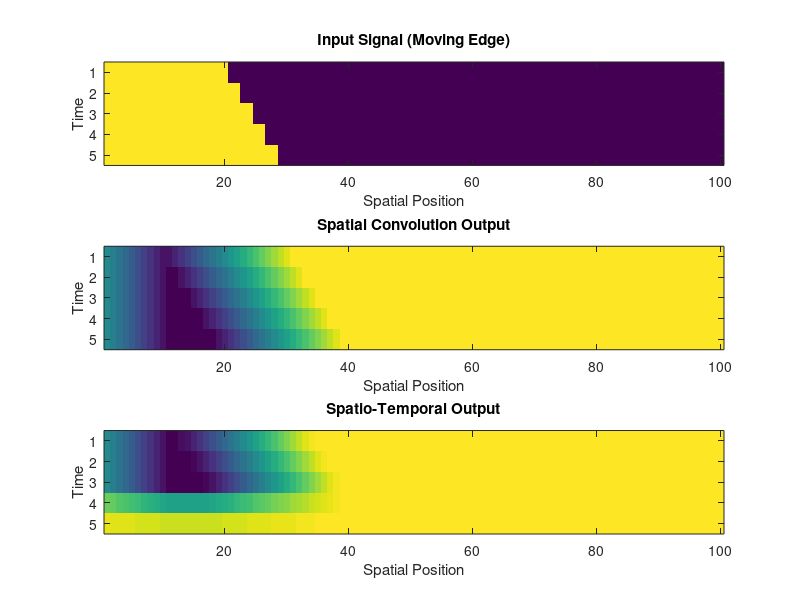
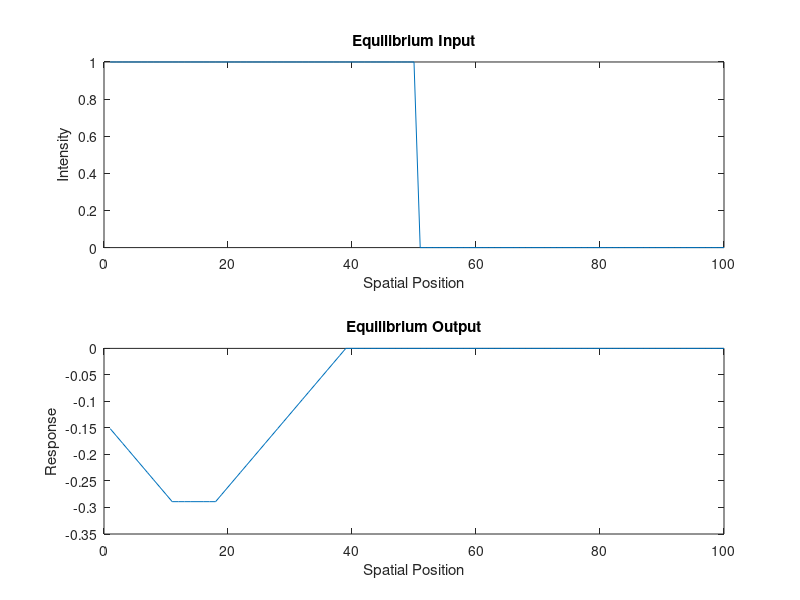

Recreate these plots in MATLAB, in order. (Note: this script raises an error after producing the figures.)
% 1D Spatio-Temporal Edge Detection using On-Center/Off-Surround Kernels

% Clear workspace and close figures to ensure a clean slate.
clear;
close all;

% Parameters
spatial_width = 21; % Spatial extent
temporal_length = 5; % Temporal extent
spatial_sigma_center = 2; % Center Gaussian sigma (spatial)
spatial_sigma_surround = 5; % Surround Gaussian sigma (spatial)
temporal_sigma = 1; % Temporal Gaussian sigma

% Create Spatial Kernels (On-Center/Off-Surround)
spatial_center = exp(-(linspace(-(spatial_width-1)/2, (spatial_width-1)/2, spatial_width).^2) / (2 * spatial_sigma_center^2));
spatial_surround = exp(-(linspace(-(spatial_width-1)/2, (spatial_width-1)/2, spatial_width).^2) / (2 * spatial_sigma_surround^2));
spatial_kernel = spatial_center - (spatial_surround * (spatial_sigma_center/spatial_sigma_surround)); % Difference of Gaussians

% Normalize the spatial kernel to sum to zero (approx.)
spatial_kernel = spatial_kernel / sum(abs(spatial_kernel));

% Create Temporal Kernel (Gaussian)
temporal_kernel = exp(-(linspace(0, temporal_length-1, temporal_length).^2) / (2 * temporal_sigma^2));
temporal_kernel = temporal_kernel / sum(temporal_kernel); % Normalize

% Create 1D Spatio-Temporal Kernel (Separable)
spatiotemporal_kernel = zeros(spatial_width, temporal_length);
for t = 1:temporal_length
    spatiotemporal_kernel(:, t) = spatial_kernel * temporal_kernel(t);
end

% Create Input Signal (Moving Edge)
input_signal = zeros(100, temporal_length);
edge_start = 20;
edge_speed = 2;

for t = 1:temporal_length
    edge_location = edge_start + (t - 1) * edge_speed;
    input_signal(1:edge_location, t) = 1;
end

% Convolution (Spatio-Temporal)
output_signal = zeros(size(input_signal)); % Preallocate

for t = 1:temporal_length
    input_padded = [zeros((spatial_width-1)/2, 1); input_signal(:, t); zeros((spatial_width-1)/2, 1)];

    for x = 1:size(input_signal, 1)
        convolution_result = sum(input_padded(x:x+spatial_width-1) .* spatial_kernel);
        output_signal(x, t) = convolution_result(1); % Force scalar assignment
    end
end

% Temporal Filtering
final_output = zeros(size(input_signal));

for x = 1:size(input_signal, 1)
    temp_output = conv(output_signal(x, :), temporal_kernel, 'same');
    final_output(x,:) = temp_output;
end

% Plotting
figure;
subplot(3, 1, 1);
imagesc(input_signal');
title('Input Signal (Moving Edge)');
xlabel('Spatial Position');
ylabel('Time');

subplot(3, 1, 2);
imagesc(output_signal');
title('Spatial Convolution Output');
xlabel('Spatial Position');
ylabel('Time');

subplot(3, 1, 3);
imagesc(final_output');
title('Spatio-Temporal Output');
xlabel('Spatial Position');
ylabel('Time');

% Equilibrium State Graph (Steady State)
equilibrium_input = zeros(100,1);
equilibrium_input(1:50) = 1;

equilibrium_output = zeros(size(equilibrium_input));
equilibrium_input_padded = [zeros((spatial_width-1)/2, 1); equilibrium_input; zeros((spatial_width-1)/2, 1)];

for x = 1:size(equilibrium_input, 1)
    convolution_result = sum(input_padded(x:x+spatial_width-1) .* spatial_kernel);
    equilibrium_output(x) = convolution_result(1); % Force scalar assignment
end

figure;
subplot(2,1,1);
plot(equilibrium_input);
title('Equilibrium Input');
xlabel('Spatial Position');
ylabel('Intensity');
subplot(2,1,2);
plot(equilibrium_output);
title('Equilibrium Output');
xlabel('Spatial Position');
ylabel('Response');



%%



% 1D Spatio-Temporal Edge Detection with Line/Surface Inputs

% Clear workspace and close figures.
clear;
close all;

% Parameters (Adjustable)
spatial_width = 21; % Spatial extent of kernel
temporal_length = 5; % Temporal extent
spatial_sigma_center = 2; % Center Gaussian sigma (spatial)
spatial_sigma_surround = 5; % Surround Gaussian sigma (spatial)
temporal_sigma = 1; % Temporal Gaussian sigma

% Create Spatial Kernels (On-Center/Off-Surround)
spatial_center = exp(-(linspace(-(spatial_width-1)/2, (spatial_width-1)/2, spatial_width).^2) / (2 * spatial_sigma_center^2));
spatial_surround = exp(-(linspace(-(spatial_width-1)/2, (spatial_width-1)/2, spatial_width).^2) / (2 * spatial_sigma_surround^2));
spatial_kernel = spatial_center - (spatial_surround * (spatial_sigma_center/spatial_sigma_surround));
spatial_kernel = spatial_kernel / sum(abs(spatial_kernel)); % Normalize

% Create Temporal Kernel (Gaussian)
temporal_kernel = exp(-(linspace(0, temporal_length-1, temporal_length).^2) / (2 * temporal_sigma^2));
temporal_kernel = temporal_kernel / sum(temporal_kernel);

% Create Spatio-Temporal Kernel
spatiotemporal_kernel = zeros(spatial_width, temporal_length);
for t = 1:temporal_length
    spatiotemporal_kernel(:, t) = spatial_kernel * temporal_kernel(t);
end

% Input Signals (Line, Thin Surface, Thick Surface)
input_line = zeros(100, temporal_length);
input_line(50, :) = 1; % Line at center

input_thin_surface = zeros(100, temporal_length);
input_thin_surface(48:52, :) = 1; % Thin surface

input_thick_surface = zeros(100, temporal_length);
input_thick_surface(40:60, :) = 1; % Thick surface

% Apply the Filter to Each Input
output_line = spatio_temporal_filter(input_line, spatial_kernel, temporal_kernel);
output_thin_surface = spatio_temporal_filter(input_thin_surface, spatial_kernel, temporal_kernel);
output_thick_surface = spatio_temporal_filter(input_thick_surface, spatial_kernel, temporal_kernel);

% Plotting Spatio-Temporal Responses
figure;
subplot(3, 3, 1); imagesc(input_line'); title('Input Line');
subplot(3, 3, 2); imagesc(output_line'); title('Output Line');
subplot(3, 3, 4); imagesc(input_thin_surface'); title('Input Thin Surface');
subplot(3, 3, 5); imagesc(output_thin_surface'); title('Output Thin Surface');
subplot(3, 3, 7); imagesc(input_thick_surface'); title('Input Thick Surface');
subplot(3, 3, 8); imagesc(output_thick_surface'); title('Output Thick Surface');

% Equilibrium State (Static Input)
equilibrium_line = zeros(100, 1); equilibrium_line(50) = 1;
equilibrium_thin_surface = zeros(100, 1); equilibrium_thin_surface(48:52) = 1;
equilibrium_thick_surface = zeros(100, 1); equilibrium_thick_surface(40:60) = 1;

equilibrium_output_line = conv(equilibrium_line, spatial_kernel, 'same');
equilibrium_output_thin_surface = conv(equilibrium_thin_surface, spatial_kernel, 'same');
equilibrium_output_thick_surface = conv(equilibrium_thick_surface, spatial_kernel, 'same');

% Plotting Equilibrium Responses
figure;
subplot(3, 2, 1); plot(equilibrium_line); title('Equilibrium Line Input');
subplot(3, 2, 2); plot(equilibrium_output_line); title('Equilibrium Line Output');
subplot(3, 2, 3); plot(equilibrium_thin_surface); title('Equilibrium Thin Surface Input');
subplot(3, 2, 4); plot(equilibrium_output_thin_surface); title('Equilibrium Thin Surface Output');
subplot(3, 2, 5); plot(equilibrium_thick_surface); title('Equilibrium Thick Surface Input');
subplot(3, 2, 6); plot(equilibrium_output_thick_surface); title('Equilibrium Thick Surface Output');

% Function Definition (Moved to the end)
function output = spatio_temporal_filter(input_signal, spatial_kernel, temporal_kernel)
    output_spatial = zeros(size(input_signal));
    for t = 1:size(input_signal, 2)
        input_padded = [zeros((length(spatial_kernel)-1)/2, 1); input_signal(:, t); zeros((length(spatial_kernel)-1)/2, 1)];
        for x = 1:size(input_signal, 1)
            convolution_result = sum(input_padded(x:x+length(spatial_kernel)-1) .* spatial_kernel);
            output_spatial(x, t) = convolution_result(1); % Force scalar assignment
        end
    end
    output = zeros(size(input_signal));
    for x = 1:size(input_signal, 1)
        output(x, :) = conv(output_spatial(x, :), temporal_kernel, 'same');
    end
end



%%

% 2D Spatio-Temporal Edge/Line/Surface Detection

% Clear workspace and close figures.
clear;
close all;

% Parameters (Adjustable)
spatial_width = 21; % Spatial extent of kernel
spatial_height = 21;
temporal_length = 5; % Temporal extent
spatial_sigma_center = 2; % Center Gaussian sigma (spatial)
spatial_sigma_surround = 5; % Surround Gaussian sigma (spatial)
temporal_sigma = 1; % Temporal Gaussian sigma

% Create 2D Spatial Kernels (On-Center/Off-Surround)
[x, y] = meshgrid(-(spatial_width-1)/2:(spatial_width-1)/2, -(spatial_height-1)/2:(spatial_height-1)/2);
spatial_center = exp(-(x.^2 + y.^2) / (2 * spatial_sigma_center^2));
spatial_surround = exp(-(x.^2 + y.^2) / (2 * spatial_sigma_surround^2));
spatial_kernel = spatial_center - spatial_surround * (spatial_sigma_center / spatial_sigma_surround);
spatial_kernel = spatial_kernel / sum(abs(spatial_kernel(:))); % Normalize

% Create Temporal Kernel (Gaussian)
temporal_kernel = exp(-(0:temporal_length-1).^2 / (2 * temporal_sigma^2));
temporal_kernel = temporal_kernel / sum(temporal_kernel);

% Input Signals (2D Line, Thin Surface, Thick Surface)
input_line = zeros(100, 100, temporal_length);
input_line(50, :, :) = 1; % Line along y-axis

input_thin_surface = zeros(100, 100, temporal_length);
input_thin_surface(48:52, :, :) = 1; % Thin surface along y-axis

input_thick_surface = zeros(100, 100, temporal_length);
input_thick_surface(40:60, :, :) = 1; % Thick surface along y-axis

% Apply the Filter to Each Input
output_line = spatio_temporal_filter_2d(input_line, spatial_kernel, temporal_kernel);
output_thin_surface = spatio_temporal_filter_2d(input_thin_surface, spatial_kernel, temporal_kernel);
output_thick_surface = spatio_temporal_filter_2d(input_thick_surface, spatial_kernel, temporal_kernel);

% Plotting Spatio-Temporal Responses
figure;
subplot(3, 3, 1); imagesc(input_line(:, :, 1)); title('Input Line');
subplot(3, 3, 2); imagesc(output_line(:, :, 1)); title('Output Line');
subplot(3, 3, 4); imagesc(input_thin_surface(:, :, 1)); title('Input Thin Surface');
subplot(3, 3, 5); imagesc(output_thin_surface(:, :, 1)); title('Output Thin Surface');
subplot(3, 3, 7); imagesc(input_thick_surface(:, :, 1)); title('Input Thick Surface');
subplot(3, 3, 8); imagesc(output_thick_surface(:, :, 1)); title('Output Thick Surface');

% Equilibrium State (Static Input)
equilibrium_line = zeros(100, 100); equilibrium_line(50, :) = 1;
equilibrium_thin_surface = zeros(100, 100); equilibrium_thin_surface(48:52, :) = 1;
equilibrium_thick_surface = zeros(100, 100); equilibrium_thick_surface(40:60, :) = 1;

equilibrium_output_line = conv2(equilibrium_line, spatial_kernel, 'same');
equilibrium_output_thin_surface = conv2(equilibrium_thin_surface, spatial_kernel, 'same');
equilibrium_output_thick_surface = conv2(equilibrium_thick_surface, spatial_kernel, 'same');

% Plotting Equilibrium Responses
figure;
subplot(3, 2, 1); imagesc(equilibrium_line); title('Equilibrium Line Input');
subplot(3, 2, 2); imagesc(equilibrium_output_line); title('Equilibrium Line Output');
subplot(3, 2, 3); imagesc(equilibrium_thin_surface); title('Equilibrium Thin Surface Input');
subplot(3, 2, 4); imagesc(equilibrium_output_thin_surface); title('Equilibrium Thin Surface Output');
subplot(3, 2, 5); imagesc(equilibrium_thick_surface); title('Equilibrium Thick Surface Input');
subplot(3, 2, 6); imagesc(equilibrium_output_thick_surface); title('Equilibrium Thick Surface Output');

% Function Definition (Moved to the End)
function output = spatio_temporal_filter_2d(input_signal, spatial_kernel, temporal_kernel)
    output_spatial = zeros(size(input_signal));
    pad_x = (size(spatial_kernel, 1)-1)/2;
    pad_y = (size(spatial_kernel, 2)-1)/2;
    for t = 1:size(input_signal, 3)
        input_padded = zeros(size(input_signal, 1) + 2*pad_x, size(input_signal, 2) + 2*pad_y);
        input_padded(pad_x+1:end-pad_x, pad_y+1:end-pad_y) = input_signal(:, :, t); % Manual padding
        for x = 1:size(input_signal, 1)
            for y = 1:size(input_signal, 2)
                convolution_result = sum(sum(input_padded(x:x+size(spatial_kernel, 1)-1, y:y+size(spatial_kernel, 2)-1) .* spatial_kernel));
                output_spatial(x, y, t) = convolution_result(1); % Force scalar assignment
            end
        end
    end
    output = zeros(size(input_signal));
    for x = 1:size(input_signal, 1)
        for y = 1:size(input_signal, 2)
            output(x, y, :) = conv(reshape(output_spatial(x, y, :), 1, []), temporal_kernel, 'same'); % Reshape for conv
        end
    end
end

%%

% 2D Spatio-Temporal Edge/Line/Surface Detection with Temporal Blur

% Clear workspace and close figures.
clear;
close all;

% Parameters (Adjustable)
spatial_width = 21; % Spatial extent of kernel
spatial_height = 21;
temporal_length = 5; % Temporal extent
spatial_sigma_center = 2; % Center Gaussian sigma (spatial)
spatial_sigma_surround = 5; % Surround Gaussian sigma (spatial)
temporal_sigma = 1; % Temporal Gaussian sigma
bold_sigma = 2; % Sigma for BOLD-like temporal blurring

% Create 2D Spatial Kernels (On-Center/Off-Surround)
[x, y] = meshgrid(-(spatial_width-1)/2:(spatial_width-1)/2, -(spatial_height-1)/2:(spatial_height-1)/2);
spatial_center = exp(-(x.^2 + y.^2) / (2 * spatial_sigma_center^2));
spatial_surround = exp(-(x.^2 + y.^2) / (2 * spatial_sigma_surround^2));
spatial_kernel = spatial_center - spatial_surround * (spatial_sigma_center / spatial_sigma_surround);
spatial_kernel = spatial_kernel / sum(abs(spatial_kernel(:))); % Normalize

% Create Temporal Kernels
temporal_kernel = exp(-(0:temporal_length-1).^2 / (2 * temporal_sigma^2));
temporal_kernel = temporal_kernel / sum(temporal_kernel);
bold_kernel = exp(-(0:temporal_length-1).^2 / (2 * bold_sigma^2));
bold_kernel = bold_kernel / sum(bold_kernel);

% Input Signals (2D Line, Thin Surface, Thick Surface)
input_line = zeros(100, 100, temporal_length);
input_line(50, :, :) = 1; % Line along y-axis

input_thin_surface = zeros(100, 100, temporal_length);
input_thin_surface(48:52, :, :) = 1; % Thin surface along y-axis

input_thick_surface = zeros(100, 100, temporal_length);
input_thick_surface(40:60, :, :) = 1; % Thick surface along y-axis

% Apply the Filter to Each Input
output_line = spatio_temporal_filter_2d(input_line, spatial_kernel, temporal_kernel);
output_thin_surface = spatio_temporal_filter_2d(input_thin_surface, spatial_kernel, temporal_kernel);
output_thick_surface = spatio_temporal_filter_2d(input_thick_surface, spatial_kernel, temporal_kernel);

% Apply BOLD-like Temporal Blur
blurred_output_line = zeros(size(output_line));
blurred_output_thin_surface = zeros(size(output_thin_surface));
blurred_output_thick_surface = zeros(size(output_thick_surface));

for x = 1:size(output_line, 1)
    for y = 1:size(output_line, 2)
        blurred_output_line(x, y, :) = conv(reshape(output_line(x, y, :), 1, []), bold_kernel, 'same');
        blurred_output_thin_surface(x, y, :) = conv(reshape(output_thin_surface(x, y, :), 1, []), bold_kernel, 'same');
        blurred_output_thick_surface(x, y, :) = conv(reshape(output_thick_surface(x, y, :), 1, []), bold_kernel, 'same');
    end
end

% Equilibrium State (Static Input)
equilibrium_line = zeros(100, 100); equilibrium_line(50, :) = 1;
equilibrium_thin_surface = zeros(100, 100); equilibrium_thin_surface(48:52, :) = 1;
equilibrium_thick_surface = zeros(100, 100); equilibrium_thick_surface(40:60, :) = 1;

equilibrium_output_line = conv2(equilibrium_line, spatial_kernel, 'same');
equilibrium_output_thin_surface = conv2(equilibrium_thin_surface, spatial_kernel, 'same');
equilibrium_output_thick_surface = conv2(equilibrium_thick_surface, spatial_kernel, 'same');

% Plotting Comparison
figure;
subplot(3, 3, 1); imagesc(blurred_output_line(:, :, 1)); title('Blurred Line Output');
subplot(3, 3, 2); imagesc(equilibrium_output_line); title('Equilibrium Line Output');
subplot(3, 3, 4); imagesc(blurred_output_thin_surface(:, :, 1)); title('Blurred Thin Surface Output');
subplot(3, 3, 5); imagesc(equilibrium_output_thin_surface); title('Equilibrium Thin Surface Output');
subplot(3, 3, 7); imagesc(blurred_output_thick_surface(:, :, 1)); title('Blurred Thick Surface Output');
subplot(3, 3, 8); imagesc(equilibrium_output_thick_surface); title('Equilibrium Thick Surface Output');

% Function Definition (Moved to the End)
function output = spatio_temporal_filter_2d(input_signal, spatial_kernel, temporal_kernel)
    output_spatial = zeros(size(input_signal));
    pad_x = (size(spatial_kernel, 1)-1)/2;
    pad_y = (size(spatial_kernel, 2)-1)/2;
    for t = 1:size(input_signal, 3)
        input_padded = zeros(size(input_signal, 1) + 2*pad_x, size(input_signal, 2) + 2*pad_y);
        input_padded(pad_x+1:end-pad_x, pad_y+1:end-pad_y) = input_signal(:, :, t); % Manual padding
        for x = 1:size(input_signal, 1)
            for y = 1:size(input_signal, 2)
                convolution_result = sum(sum(input_padded(x:x+size(spatial_kernel, 1)-1, y:y+size(spatial_kernel, 2)-1) .* spatial_kernel));
                output_spatial(x, y, t) = convolution_result(1); % Force scalar assignment
            end
        end
    end
    output = zeros(size(input_signal));
    for x = 1:size(input_signal, 1)
        for y = 1:size(input_signal, 2)
            output(x, y, :) = conv(reshape(output_spatial(x, y, :), 1, []), temporal_kernel, 'same'); % Reshape for conv
        end
    end
end

%%


% 2D Spike-Triggered Cross-Correlation (Simplified)

% Clear workspace and close figures.
clear;
close all;

% Parameters (Adjustable)
spatial_width = 21;
spatial_height = 21;
spatial_sigma_center = 2;
spatial_sigma_surround = 5;
threshold = 0.1;

% Create 2D Spatial Kernel (On-Center/Off-Surround)
[x, y] = meshgrid(-(spatial_width - 1) / 2:(spatial_width - 1) / 2, -(spatial_height - 1) / 2:(spatial_height - 1) / 2);
spatial_center = exp(-(x.^2 + y.^2) / (2 * spatial_sigma_center^2));
spatial_surround = exp(-(x.^2 + y.^2) / (2 * spatial_sigma_surround^2));
spatial_kernel = spatial_center - spatial_surround * (spatial_sigma_center / spatial_sigma_surround);
spatial_kernel = spatial_center - spatial_surround .* (spatial_sigma_center / spatial_sigma_surround); % Corrected line
spatial_kernel = spatial_kernel / sum(abs(spatial_kernel(:)));

% Input Signals (Point Stimulus)
input_stimulus = zeros(100, 100);
stimulus_x = 50;
stimulus_y = 50;
input_stimulus(stimulus_x, stimulus_y) = 1;

% Apply the Spatial Filter
output_response = conv2(input_stimulus, spatial_kernel, 'same');

% "Spike" Detection (Thresholding)
spikes = output_response > threshold;

% Visualize Filtered Output and Spikes
figure;
subplot(1, 2, 1);
imagesc(output_response);
title('Filtered Output');
colorbar;

subplot(1, 2, 2);
imagesc(spikes);
title('Spikes');
colorbar;

% Receptive Field (Directly use the spatial kernel)
receptive_field = spatial_kernel;

% Plot Receptive Field
figure;
imagesc(receptive_field);
title('Receptive Field (Spatial Kernel)');
colorbar;


%%

 % 2D Second-Order Response (Two-Point Stimulus)

% Clear workspace and close figures.
clear;
close all;

% Parameters (Adjustable)
spatial_width = 21;
spatial_height = 21;
spatial_sigma_center = 2;
spatial_sigma_surround = 5;

% Create 2D Spatial Kernel (On-Center/Off-Surround)
[x, y] = meshgrid(-(spatial_width - 1) / 2:(spatial_width - 1) / 2, -(spatial_height - 1) / 2:(spatial_height - 1) / 2);
spatial_center = exp(-(x.^2 + y.^2) / (2 * spatial_sigma_center^2));
spatial_surround = exp(-(x.^2 + y.^2) / (2 * spatial_sigma_surround^2));
spatial_kernel = spatial_center - spatial_surround .* (spatial_sigma_center / spatial_sigma_surround);
spatial_kernel = spatial_kernel / sum(abs(spatial_kernel(:)));

% Stimulus Parameters
stimulus_center_x = 50; % Center stimulus x-coordinate
stimulus_center_y = 50; % Center stimulus y-coordinate
max_distance = 40; % Maximum distance for the second stimulus

% Distances to Test
distances = 0:max_distance;
response_values = zeros(size(distances));

% Loop Through Distances
for i = 1:length(distances)
    distance = distances(i);

    % Create Two-Point Stimulus
    input_stimulus = zeros(100, 100);
    input_stimulus(stimulus_center_x, stimulus_center_y) = 1;

    % Place the second point at the calculated distance
    stimulus_second_x = stimulus_center_x + distance;

    % Make sure second stimulus is within bounds
    if stimulus_second_x > 100
        stimulus_second_x = 100;
    end

    input_stimulus(stimulus_second_x, stimulus_center_y) = 1;

    % Apply Spatial Filter
    output_response = conv2(input_stimulus, spatial_kernel, 'same');

    % Get the response at the center stimulus location
    response_values(i) = output_response(stimulus_center_x, stimulus_center_y);
end

% Plot Second-Order Response
figure;
plot(distances, response_values);
title('Second-Order Response (Two-Point Stimulus)');
xlabel('Distance from Center Stimulus');
ylabel('Response at Center');
grid on;


%%
